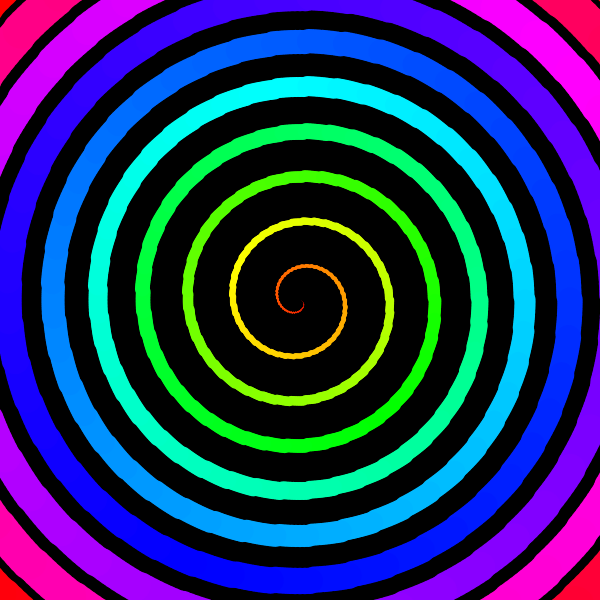
Frame 1 (no input)
Frame 60 (the mouse pressed at the canvas centre just before this capture): identical to frame 1, image omitted
Frame 120 (the mouse held since frame 60 and released just before this capture): identical to frame 1, image omitted

The Processing sketch that drew this single still picture (run headless with seeded random() and noise(); from frame 60 on, the mouse is pressed at the canvas centre):

// Processing sketch: ej05_espiral_hue_for_funcion
// ── ej05_espiral_hue_for_funcion.pde

// Sistemas de coordenadas en processing

/* CONVERSION ENTRE SISTEMAS DE COORDENADAS
 
 de polares a cartesianas
 x = d*cos(a)
 y = d*sin(a)
 
 de cartesianas a polares
 d = dist(x,y,x2,y2);
 a = atan2(y-y2,x-x2);
 */

void setup() {
  size( 600, 600 );
  noStroke();
  colorMode( HSB, 360, 100, 100 );

}

void draw() {
  background( 0 );

  push();  //pushMatrix() + pushStyle()
  translate( 300, 300 );
  
  for( int i = 0 ; i<360*10 ; i++ ){
    float angulo = radians(i) ;   //angulos
    float distancia = i / 8;     //pixeles
  
    //conversión de polares a cartesianas
    float x = getX( distancia, angulo);
    float y = getY( distancia, angulo);
  
    //color y dibujo
    float distMax = dist(0, 0, width/2, height/2 );  //diagonal entre esquina y centro
    float hue = map( distancia, 0, distMax, 0, 359 );
    fill( hue, 100, 100 );
    float t = map( distancia, 0, distMax, 0, 40 );
    circle( x, y, t );
  }
  
  pop();

}

//funciones para la conversión de polares a cartesianas
float getX( float d, float a ){
  float x = d * cos(a);
  return x;
}
float getY( float d, float a ){
  float y = d * sin(a);
  return y;
}
